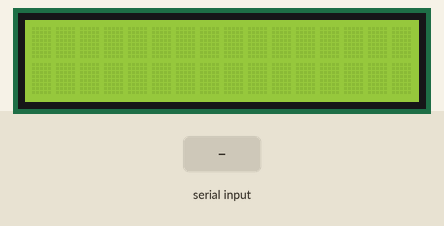
Simulated run of this sketch. Board: Arduino Uno, built with avr-gcc and run on an emulated ATmega328P. On the bench: 16×2 character LCD. Inputs (shaded band) come from the test bench.

Above: at 1.2 s.
1.3 s: "30,150\n" received over Serial
At 2.84 s:
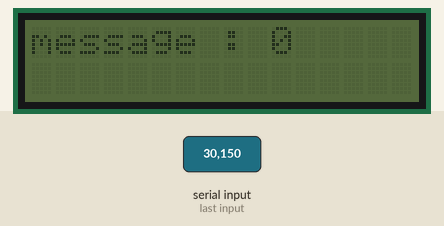
4.1 s: "90,45\n" received over Serial
At 5.91 s:
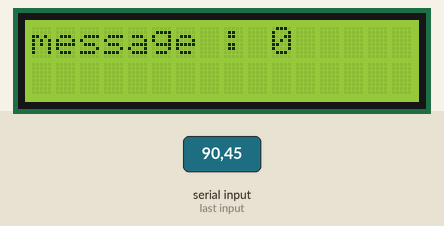
Timing chart, 0 to 7.4 s (numbered marks = the images above; inputs shaded):
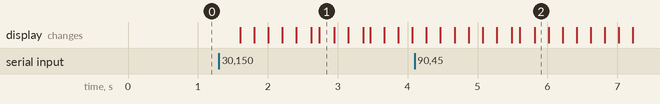

Measured:
- after the input at 1.3 s, the display: first changes after 0.30 s (image 1 shows a later state)

The sketch:

AR02_LCD.ino
```cpp
/*
 예제 3.2
 I2C를 이용한 LCD 출력
*/
int blinkNumber = 0;
// I2C 통신 라이브러리 설정
#include <Wire.h>
// I2C LCD 라리브러리 설정
#include <LiquidCrystal_I2C.h>

// LCD I2C address 설정 PCF8574:0x27, PCF8574A:0x3F
LiquidCrystal_I2C lcd(0x27,16,2);  // LCD address:0x27, 16X2 LCD, 0x3F

void setup()
{
  // 9600 bps로 시리얼 통신 설정
  Serial.begin(9600);
  lcd.init(); // LCD 설정
  lcd.clear();      // LCD를 모두 지운다.
  lcd.backlight();  // 백라이트를 켠다.

  // LCD 백라이트를 두 번 점멸


  // Open Serial Monitor, Type to display 표시


}

void loop()
{
  // 시리얼 통신 수신 값이 있을 때
  if (Serial.available()) {
    char val = Serial.read();
    if(isDigit(val)){
     // val은 ASCII 코드값이므로 숫자로 바꿔주기 위하여
     // '0'의 아스키 코드값을 빼줌
     // blinkNumber에는 실제 숫자가 저장된다.
      blinkNumber = (val - '0');
    }
    delay(100);
    for(char i=0;i < blinkNumber; i++){
    lcd.backlight();
    delay(200);
    lcd.noBacklight();
    delay(200);
    }
    // 모두 삭제
    lcd.clear();
     // 커서를 좌측 상단으로
    lcd.setCursor(0,0);
    lcd.print("message : ");
     lcd.print(blinkNumber);


  }
}
```
